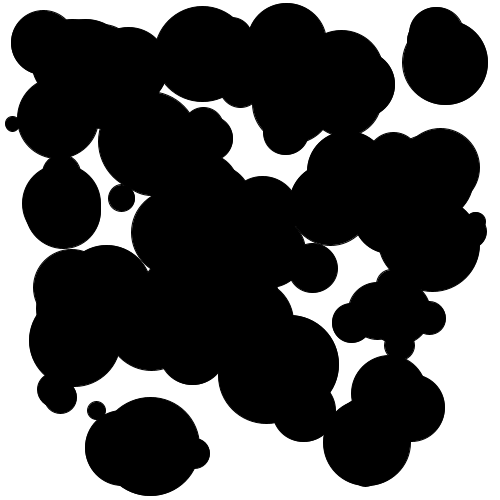
Frame 1 (no input)
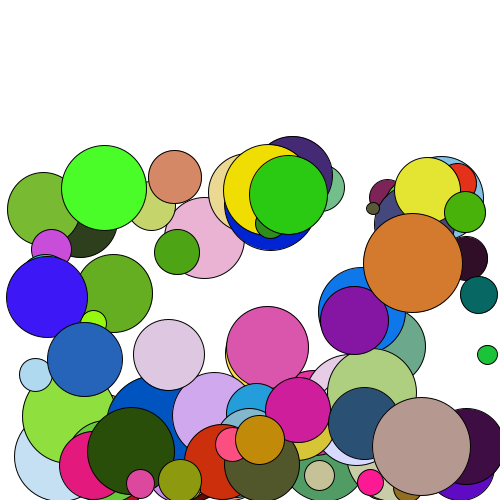
Frame 60 (the mouse pressed at the canvas centre just before this capture)
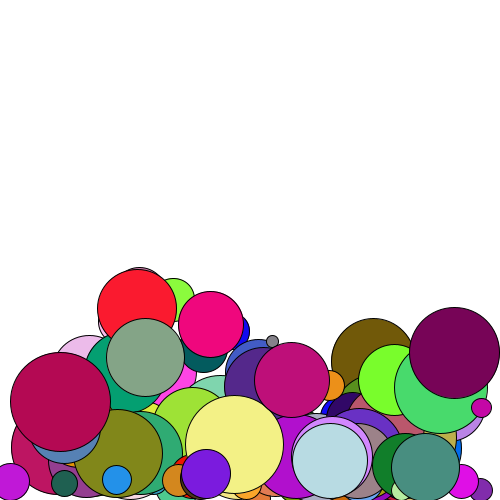
Frame 120 (the mouse held since frame 60 and released just before this capture)

The Processing sketch that drew these frames (run headless with seeded random() and noise(); from frame 60 on, the mouse is pressed at the canvas centre):

// Processing sketch: classes
// ── classes.pde
Ball[] objects;

void setup() {
  size(500, 500);
  objects  = new Ball[100];
  for(int i=0;i<objects.length;i++){
    objects[i] = new Ball(random(10,100));
  }
}

void draw() {
  background(255);
  for(int i=0;i<objects.length;i++){
    objects[i].Update();
  }
}
// ── Ball.pde
class Ball {

  PVector pos, speed;
  float diam, grav, bounceFactor;
  color c;

  Ball(float _diam) {
    diam = _diam;
    bounceFactor = -.8;
    grav = .8;
    
    float sX = random(diam/2,width-diam/2);
    float sY = random(diam/2,height-diam/2);
    
    float sXV = random(-10,10);
    
    pos = new PVector(sX, sY);
    speed = new PVector(sXV, 0);
  }

  void Update() {
    pos.x += speed.x;
    pos.y += speed.y;
    speed.y += grav;
    fill(c);
    ellipse(pos.x, pos.y, diam, diam);
    
    if(pos.y >= height-diam/2){
      speed.y *= bounceFactor;
      c = color(random(0,255),random(0,255),random(0,255));
    }
    if(pos.x >= width-diam/2 || pos.x <= 0+diam/2){
      speed.x *= -1;
    }
    
  }
}
